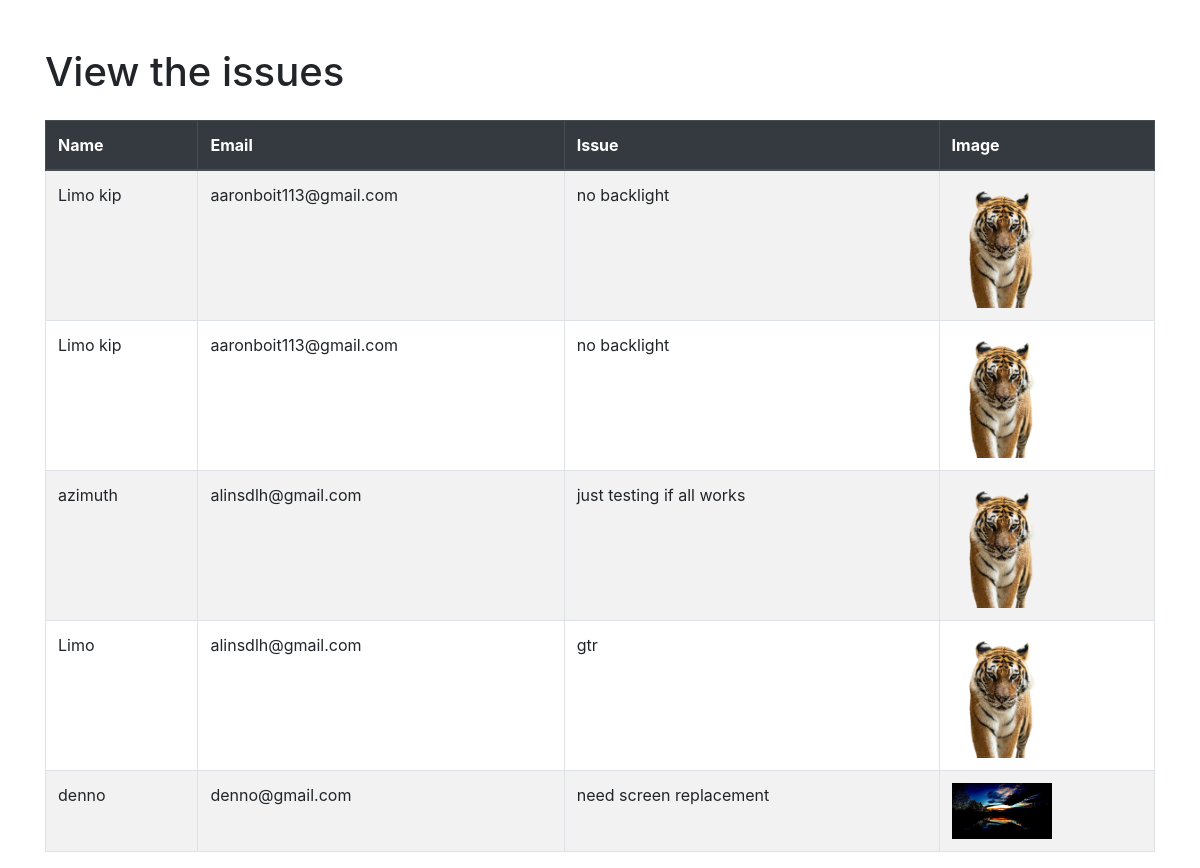
The app's page /copilot-/admin.php with its own data.
### tables this page shows
CREATE TABLE `issues` (
  `id` int(11) NOT NULL,
  `name` varchar(255) NOT NULL,
  `email` varchar(255) NOT NULL,
  `issue` text NOT NULL,
  `image` varchar(255) NOT NULL
);

### copilot-/admin.php (the view, shortened to what this page needs)
<?php
$servername = "localhost";
$username = "root";
$password = "";
$dbname = "contact";
$conn = new mysqli($servername, $username, $password, $dbname);
$sql = "SELECT * FROM issues";
$result = $conn->query($sql);
?>
<!DOCTYPE html>
<html>
<head>
  <link rel="stylesheet" href="https://stackpath.bootstrapcdn.com/bootstrap/4.5.2/css/bootstrap.min.css">
</head>
<body>
  <div class="container">
    <h1 class="mt-5">View the issues</h1>
    <div class="table-responsive mt-4">
      <table class="table table-striped table-bordered">
        <thead class="thead-dark">
          <tr>
            <th>Name</th>
            <th>Email</th>
            <th>Issue</th>
            <th>Image</th>
          </tr>
        </thead>
        <tbody>
          <?php
          if ($result->num_rows > 0) {
            while($row = $result->fetch_assoc()) {
              echo "<tr>";
              echo "<td>".$row["name"]."</td>";
              echo "<td>".$row["email"]."</td>";
              echo "<td>".$row["issue"]."</td>";
              echo "<td><img src='".$row["image"]."' width='100'></td>";
              echo "</tr>";
            }
          } else {
            echo "<tr><td colspan='4'>No issues found</td></tr>";
          }
          ?>
        </tbody>
      </table>
    </div>
  </div>
</body>
</html>

### records on screen
issues: name "Limo kip", email "aaronboit113@gmail.com", issue "no backlight", image (picture)
issues: name "Limo kip", email "aaronboit113@gmail.com", issue "no backlight", image (picture)
issues: name "azimuth", email "alinsdlh@gmail.com", issue "just testing if all works", image (picture)
issues: name "Limo", email "alinsdlh@gmail.com", issue "gtr", image (picture)
issues: name "denno", email "denno@gmail.com", issue "need screen replacement", image (picture)
